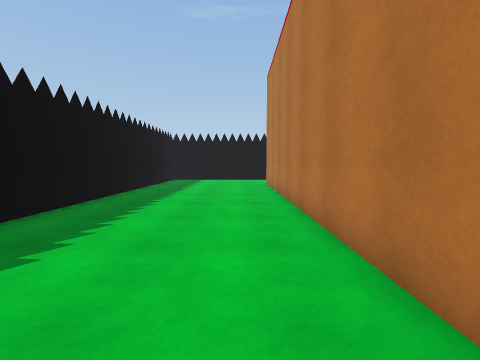
view 1 (above)

19 first-person views from a walk through a 3-D level made in the Unity game engine. The camera is 1.3 m above the floor, tilts 4° down and sees 90° across. The floor is counted in squares, 1 m on a side. Each view is taken from the middle of a square. On the plan, view 1 faces up. The plan holds only what a view shows up to about 12 squares ahead; the rest is blank. The place goes on beyond the plan. The player character is not drawn. Surface patterns are stand-ins for the level's own textures.

view 2
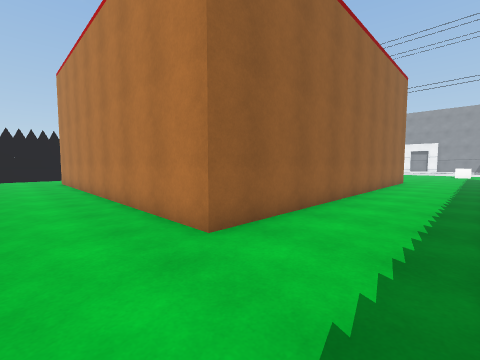

view 3
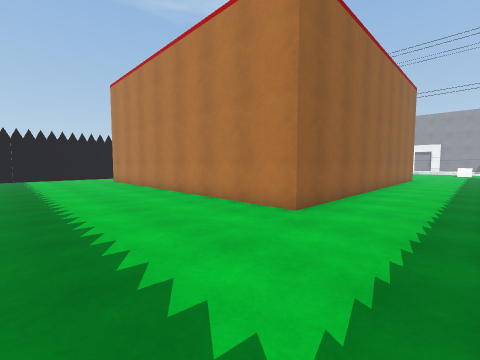

view 4
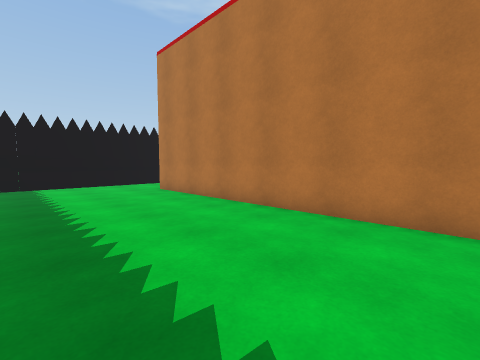

view 5
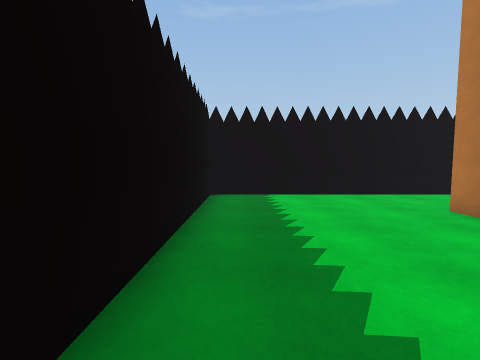

view 6
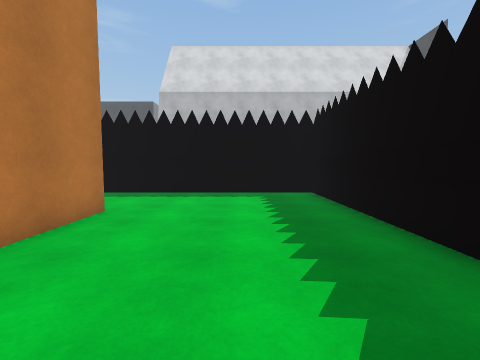

view 7
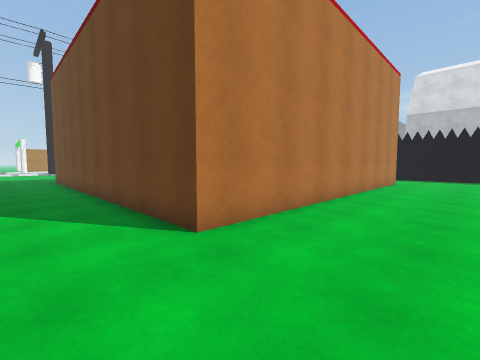

view 8
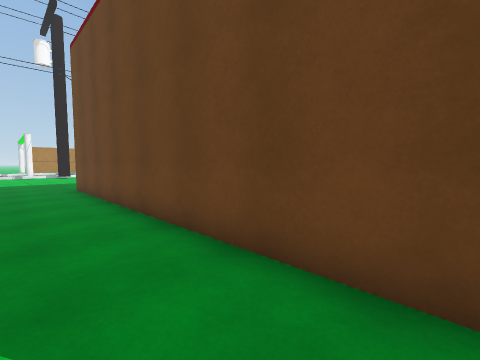

view 9
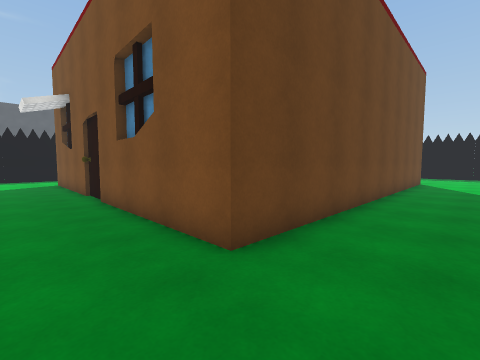

view 10
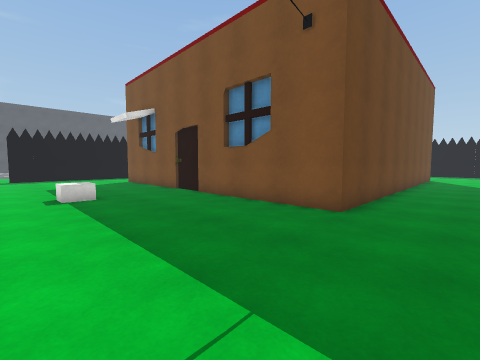

view 11
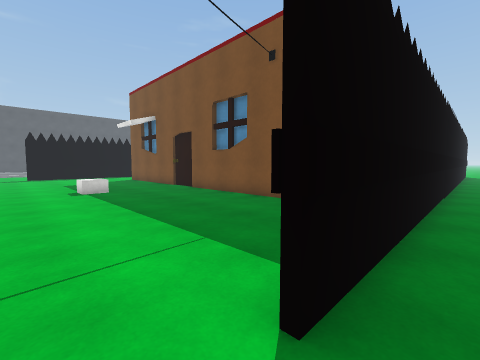

view 12
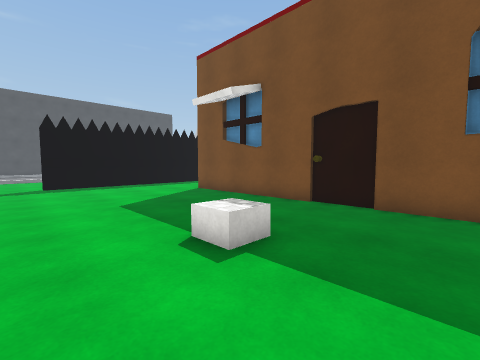

view 13
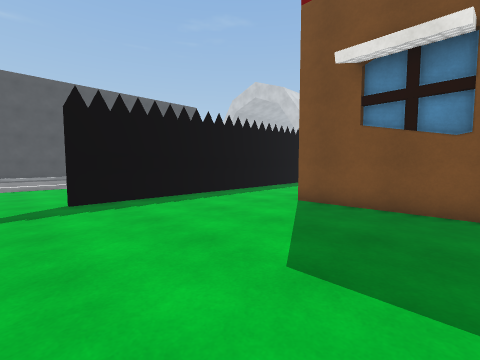

view 14
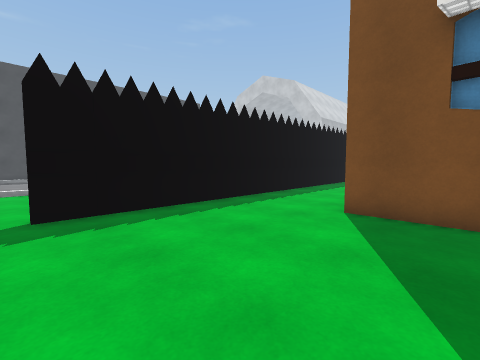

view 15
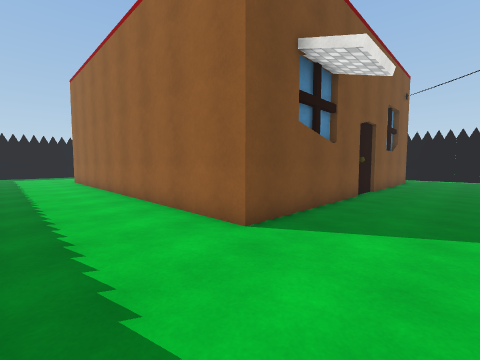

view 16
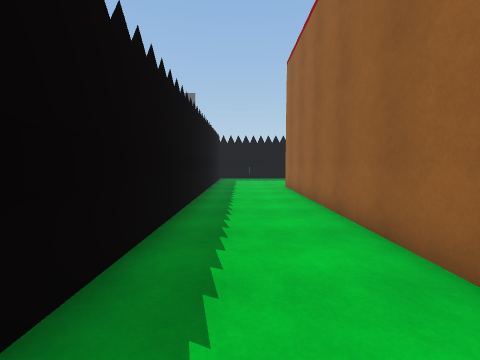

view 17
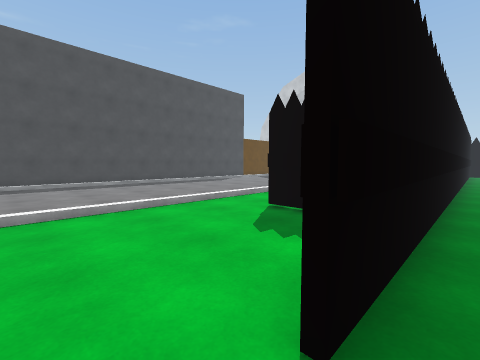

view 18
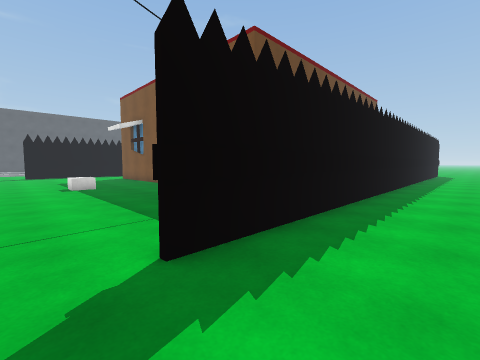

view 19
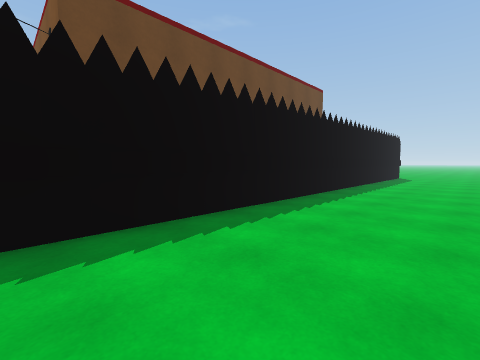

### Floor plan
Key: @ floor where view 1 was taken; # wall or solid block; . floor; / step, stairs or slope; H house; C cube.
Columns run from 5 left of view 1 to 25 right of it. Each row starts with its distance up from view 1.
 24         ............... .
 23         ................
 22          .................... .
 21           ....................
 20            ....................
 19 ###########################  ..
 18 #..............................
 17 #..............................
 16 #..............................
 15 #......#################.......
 14 #......#               #.......
 13 #......#               H.......
 12 #......#               H.......
 11 #......#               H.......
 10 #......#               #.......
  9 #......#              ##.......
  8 #......#              #....C...
  7 #......#              #H.......
  6 #......#              ##.......
  5 #......#               H.......
  4 #......#               H.......
  3 #......#               H.......
  2 #......#               #.......
  1 #......#################.......
  0 #....@.........................
 -1 #..............................
 -2 #..............................
 -3 #..............................
 -4 #############################..
 -5                           .....
 -6                         #......
 -7                         #......
 -8                         .......
 -9                       .........
-10                       /////////
-11                        ........
-12                        ........
-13                        ........
-14                         .......
-15                          ......
-16                           .....
-17                            ....
-18                             ...

Positions as (right, up) in squares from view 1, and headings:
1: (0, 0), facing up
2: (-1, -3), facing up-right
3: (-4, -3), facing up-right
4: (-4, 4), facing up-right
5: (-4, 9), facing up
6: (-2, 7), facing down
7: (-2, 18), facing down-right
8: (4, 18), facing down-right
9: (20, 18), facing down-left
10: (24, 18), facing down-left
11: (25, 20), facing down-left
12: (25, 11), facing down-left
13: (25, 5), facing down-left
14: (24, 3), facing down-left
15: (21, -3), facing up-left
16: (15, -2), facing left
17: (25, -3), facing down-left
18: (25, 22), facing down-left
19: (19, 24), facing down-left
